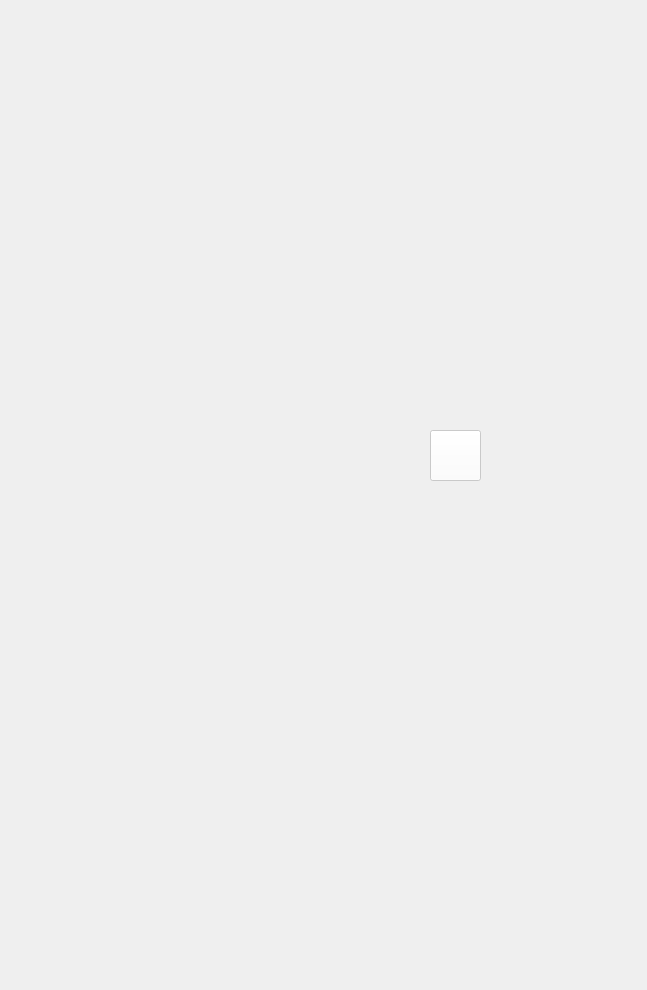
<?xml version="1.0" encoding="UTF-8"?>
<ui version="4.0">
 <class>Form</class>
 <widget class="QWidget" name="Form">
  <property name="geometry">
   <rect>
    <x>0</x>
    <y>0</y>
    <width>647</width>
    <height>990</height>
   </rect>
  </property>
  <property name="windowTitle">
   <string>Form</string>
  </property>
  <widget class="QLabel" name="lbl_bg">
   <property name="geometry">
    <rect>
     <x>30</x>
     <y>40</y>
     <width>600</width>
     <height>907</height>
    </rect>
   </property>
   <property name="text">
    <string/>
   </property>
   <property name="pixmap">
    <pixmap>데이터분석전문가양성_아시아경제/[prj]1차_맛집예측/PyQT design/mat_zip_BG.png</pixmap>
   </property>
   <property name="scaledContents">
    <bool>true</bool>
   </property>
  </widget>
  <widget class="QLabel" name="lbl_review">
   <property name="geometry">
    <rect>
     <x>170</x>
     <y>400</y>
     <width>331</width>
     <height>111</height>
    </rect>
   </property>
   <property name="text">
    <string/>
   </property>
   <property name="pixmap">
    <pixmap>데이터분석전문가양성_아시아경제/[prj]1차_맛집예측/PyQT design/search_txt.png</pixmap>
   </property>
   <property name="scaledContents">
    <bool>true</bool>
   </property>
  </widget>
  <widget class="QPlainTextEdit" name="review_text">
   <property name="geometry">
    <rect>
     <x>190</x>
     <y>430</y>
     <width>231</width>
     <height>51</height>
    </rect>
   </property>
   <property name="font">
    <font>
     <family>210 OmniGothic</family>
     <pointsize>15</pointsize>
     <weight>50</weight>
     <bold>false</bold>
    </font>
   </property>
   <property name="styleSheet">
    <string notr="true">background: transparent</string>
   </property>
   <property name="undoRedoEnabled">
    <bool>true</bool>
   </property>
   <property name="plainText">
    <string/>
   </property>
   <property name="backgroundVisible">
    <bool>false</bool>
   </property>
   <property name="centerOnScroll">
    <bool>false</bool>
   </property>
  </widget>
  <widget class="QPushButton" name="btn_predict">
   <property name="geometry">
    <rect>
     <x>430</x>
     <y>430</y>
     <width>51</width>
     <height>51</height>
    </rect>
   </property>
   <property name="styleSheet">
    <string notr="true">color: rgb(137, 137, 137);
background:rgb(255, 255, 255, 0.7);</string>
   </property>
   <property name="text">
    <string/>
   </property>
   <property name="icon">
    <iconset>
     <normaloff>데이터분석전문가양성_아시아경제/[prj]1차_맛집예측/PyQT design/search_icon.png</normaloff>데이터분석전문가양성_아시아경제/[prj]1차_맛집예측/PyQT design/search_icon.png</iconset>
   </property>
   <property name="iconSize">
    <size>
     <width>40</width>
     <height>40</height>
    </size>
   </property>
  </widget>
  <widget class="QLabel" name="lbl_result_bg">
   <property name="geometry">
    <rect>
     <x>170</x>
     <y>530</y>
     <width>321</width>
     <height>321</height>
    </rect>
   </property>
   <property name="text">
    <string/>
   </property>
   <property name="pixmap">
    <pixmap>데이터분석전문가양성_아시아경제/[prj]1차_맛집예측/PyQT design/predict_BG.png</pixmap>
   </property>
   <property name="scaledContents">
    <bool>true</bool>
   </property>
  </widget>
  <widget class="QLabel" name="lbl_result">
   <property name="geometry">
    <rect>
     <x>190</x>
     <y>770</y>
     <width>281</width>
     <height>61</height>
    </rect>
   </property>
   <property name="font">
    <font>
     <family>210 OmniGothic</family>
     <pointsize>35</pointsize>
     <weight>50</weight>
     <bold>false</bold>
     <underline>false</underline>
    </font>
   </property>
   <property name="text">
    <string/>
   </property>
   <property name="alignment">
    <set>Qt::AlignCenter</set>
   </property>
  </widget>
  <widget class="QLabel" name="score">
   <property name="geometry">
    <rect>
     <x>240</x>
     <y>550</y>
     <width>191</width>
     <height>191</height>
    </rect>
   </property>
   <property name="text">
    <string/>
   </property>
   <property name="scaledContents">
    <bool>true</bool>
   </property>
  </widget>
 </widget>
 <resources/>
 <connections/>
</ui>
